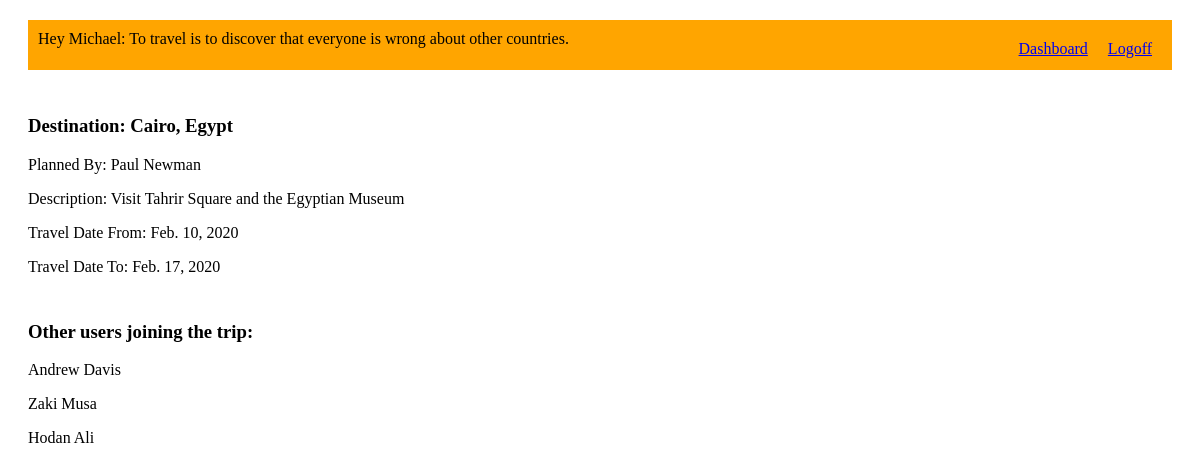
The app's page /trips/5 (signed in) with its own data.
### travelBuddyApp/models.py (models this page shows)
class User(models.Model):
	firstName = models.CharField(max_length=255)
	lastName =  models.CharField(max_length=255)
	email = models.CharField(max_length=255)
	password = models.CharField(max_length=255)
	created_at = models.DateTimeField(auto_now_add=True)
	updated_at = models.DateTimeField(auto_now=True)
	objects = UserManager()

class Travel(models.Model):
	dest = models.CharField(max_length=255)
	plan = models.CharField(max_length=255)
	planner = models.ForeignKey(User, related_name = "trips_created", on_delete = models.CASCADE)
	isJoined = models.BooleanField(default = False)
	travelStartDate = models.DateField(null = True)
	travelEndDate = models.DateField(null = True)
	join = models.ManyToManyField(User, related_name = "trips_joined")
	created_at = models.DateTimeField(auto_now_add=True)
	updated_at = models.DateTimeField(auto_now=True)
	objects = TravelManager()

### travelBuddyApp/views.py (the view)
# urls.py: path('trips/<travelId>', views.display),
def display(request, travelId):
	loggedInUser = User.objects.get(id=request.session['loggedInID'])
	context = {
		"loggedUser" : loggedInUser,
		"travelPlans" : Travel.objects.get(id=travelId),
		"joinedTravelers" : Travel.objects.filter(join = loggedInUser, isJoined = True)
	}
	return render(request, "destination.html", context)

### travelBuddyApp/templates/destination.html (shortened to what this page needs)
<!DOCTYPE html>
<html lang="en">
<head>
    {% load static %}
	<link rel="stylesheet" href="{% static 'style.css' %}">
</head>
<body>
    <div class="container2">
        <div class="header">
            <ul>
                <li class="logout"><a href="/logout">Logoff</a></li>
                <li class="dash"><a class="active" href="/travels">Dashboard</a></li>
                <li>Hey {{loggedUser.firstName}}: To travel is to discover that everyone is wrong about other countries.</li>
            </ul>
            </div>
        <h3>Destination: {{travelPlans.dest}}</h3>
        <p>Planned By: {{travelPlans.planner.firstName}} {{travelPlans.planner.lastName}}</p>
        <p>Description: {{travelPlans.plan}}</p>
        <p>Travel Date From: {{travelPlans.travelStartDate}}</p>
        <p>Travel Date To: {{travelPlans.travelEndDate}}</p>
        <h3>Other users joining the trip:</h3>
        {% for traveler in travelPlans.join.all %}
        <p>{{traveler.firstName}} {{traveler.lastName}}</p>
        {% endfor %}
    </div>
</body>
</html>

### travelBuddyApp/static/style.css (style rules this page uses)
* { box-sizing: border-box; }
.header { width: auto; height: 50px; padding: 10px; background-color:orange; }
li { list-style-type: none; }
ul { margin: 0; padding: 0; overflow: hidden; }
.logout,.dash { float: right; }
.container2 { width: auto; height: 100%; padding: 10px; margin: 10px; }
.header { width: auto; padding: 10px; margin-bottom: 40px; color:black; }
.logout,.dash { float: right; margin: 10px }
h3 { margin-top: 45px; }

### records on screen
User: firstName "Michael"
Travel: dest "Cairo, Egypt", planner.firstName "Paul", planner.lastName "Newman", plan "Visit Tahrir Square and the Egyptian Museum", travelStartDate "Feb. 10, 2020", travelEndDate "Feb. 17, 2020"
User: firstName "Andrew", lastName "Davis"
User: firstName "Zaki", lastName "Musa"
User: firstName "Hodan", lastName "Ali"
